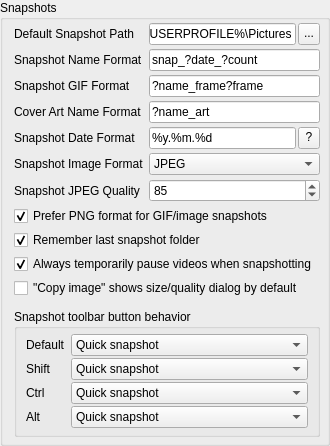
            <widget class="QGroupBox" name="groupBox_3">
             <property name="title">
              <string>Snapshots</string>
             </property>
             <layout class="QVBoxLayout" name="verticalLayout_2">
              <property name="topMargin">
               <number>3</number>
              </property>
              <property name="rightMargin">
               <number>7</number>
              </property>
              <property name="bottomMargin">
               <number>6</number>
              </property>
              <item>
               <layout class="QFormLayout" name="formLayout_4">
                <property name="horizontalSpacing">
                 <number>5</number>
                </property>
                <property name="verticalSpacing">
                 <number>4</number>
                </property>
                <item row="0" column="0">
                 <widget class="QLabel" name="label_4">
                  <property name="toolTip">
                   <string notr="true">The default folder to save quick-snapshots to.</string>
                  </property>
                  <property name="text">
                   <string notr="true">Default Snapshot Path</string>
                  </property>
                 </widget>
                </item>
                <item row="0" column="1">
                 <layout class="QHBoxLayout" name="horizontalLayout_5">
                  <property name="spacing">
                   <number>2</number>
                  </property>
                  <item>
                   <widget class="QLineEdit" name="lineDefaultSnapshotPath">
                    <property name="text">
                     <string>%USERPROFILE%\Pictures</string>
                    </property>
                    <property name="placeholderText">
                     <string notr="true">Same as source media</string>
                    </property>
                   </widget>
                  </item>
                  <item>
                   <widget class="QPushButton" name="buttonBrowseDefaultSnapshotPath">
                    <property name="minimumSize">
                     <size>
                      <width>22</width>
                      <height>22</height>
                     </size>
                    </property>
                    <property name="toolTip">
                     <string notr="true">Refresh theme list</string>
                    </property>
                    <property name="styleSheet">
                     <string notr="true">QPushButton { padding-bottom: 3px; }</string>
                    </property>
                    <property name="text">
                     <string notr="true">...</string>
                    </property>
                   </widget>
                  </item>
                 </layout>
                </item>
                <item row="1" column="0">
                 <widget class="QLabel" name="label_47">
                  <property name="toolTip">
                   <string>The format to use for naming snapshots. The following variables are replaced with their corresponding values:

?name	The name (path not included) of the video/image/cover art being snapshotted.
?date	The timestamp of the snapshot. See &quot;Snapshot Date Format&quot; for more details.
?frame	The frame number that was snapshotted.
?framecount	The total number of frames in the media that was snapshotted.
?count	A number to be used to create unique filenames. If this variable is used, it will always be included,
	even if the snapshot name is unique. If not specified and name is not unique, default Windows-naming
	conventions will be used: &quot;base (count).extension&quot;</string>
                  </property>
                  <property name="text">
                   <string>Snapshot Name Format</string>
                  </property>
                 </widget>
                </item>
                <item row="1" column="1">
                 <widget class="QLineEdit" name="lineSnapshotNameFormat">
                  <property name="toolTip">
                   <string>The format to use for naming snapshots. The following variables are replaced with their corresponding values:

?name	The name (path not included) of the video/image/cover art being snapshotted.
?date	The timestamp of the snapshot. See &quot;Snapshot Date Format&quot; for more details.
?frame	The frame number that was snapshotted.
?framecount	The total number of frames in the media that was snapshotted.
?count	A number to be used to create unique filenames. If this variable is used, it will always be included,
	even if the snapshot name is unique. If not specified and name is not unique, default Windows-naming
	conventions will be used: &quot;base (count).extension&quot;</string>
                  </property>
                  <property name="text">
                   <string>snap_?date_?count</string>
                  </property>
                  <property name="placeholderText">
                   <string>snap_?date_?count</string>
                  </property>
                 </widget>
                </item>
                <item row="2" column="0">
                 <widget class="QLabel" name="label_54">
                  <property name="toolTip">
                   <string>The format to use for naming snapshots of GIFs.
See &quot;Snapshot Name Format&quot; for more details.</string>
                  </property>
                  <property name="text">
                   <string>Snapshot GIF Format</string>
                  </property>
                 </widget>
                </item>
                <item row="2" column="1">
                 <widget class="QLineEdit" name="lineSnapshotGifFormat">
                  <property name="toolTip">
                   <string>The format to use for naming snapshots of GIFs.
See &quot;Snapshot Name Format&quot; for more details.</string>
                  </property>
                  <property name="text">
                   <string>?name_frame?frame</string>
                  </property>
                  <property name="placeholderText">
                   <string>Use default name format</string>
                  </property>
                 </widget>
                </item>
                <item row="3" column="0">
                 <widget class="QLabel" name="label_55">
                  <property name="toolTip">
                   <string>The format to use for saving cover art. See
&quot;Snapshot Name Format&quot; for more details.</string>
                  </property>
                  <property name="text">
                   <string>Cover Art Name Format</string>
                  </property>
                 </widget>
                </item>
                <item row="3" column="1">
                 <widget class="QLineEdit" name="lineSnapshotArtFormat">
                  <property name="toolTip">
                   <string>The format to use for saving cover art. See
&quot;Snapshot Name Format&quot; for more details.</string>
                  </property>
                  <property name="text">
                   <string>?name_art</string>
                  </property>
                  <property name="placeholderText">
                   <string>Use default name format</string>
                  </property>
                 </widget>
                </item>
                <item row="4" column="0">
                 <widget class="QLabel" name="label_45">
                  <property name="toolTip">
                   <string>The format to use for the ?date variable in snapshot names.
Formatting is based on strftime formatting. Hover over the ?
button to see most (but not all) of the available format codes.</string>
                  </property>
                  <property name="text">
                   <string>Snapshot Date Format</string>
                  </property>
                 </widget>
                </item>
                <item row="4" column="1">
                 <layout class="QHBoxLayout" name="horizontalLayout_7">
                  <property name="spacing">
                   <number>2</number>
                  </property>
                  <item>
                   <widget class="QLineEdit" name="lineSnapshotDateFormat">
                    <property name="text">
                     <string>%y.%m.%d</string>
                    </property>
                    <property name="placeholderText">
                     <string>%y.%m.%d</string>
                    </property>
                   </widget>
                  </item>
                  <item>
                   <widget class="QPushButton" name="buttonSnapshotDateHelp">
                    <property name="minimumSize">
                     <size>
                      <width>22</width>
                      <height>22</height>
                     </size>
                    </property>
                    <property name="toolTip">
                     <string notr="true">https://strftime.org/

%a 	Sun 	Weekday as locale’s abbreviated name.
%A 	Sunday 	Weekday as locale’s full name.
%w 	0 	Weekday as a decimal number, where 0 is Sunday and 6 is Saturday.
%d 	08 	Day of the month as a zero-padded decimal number.
%#d 	8 	Day of the month as a decimal number. (Platform specific: #/-)
%b 	Sep 	Month as locale’s abbreviated name.
%B 	September 	Month as locale’s full name.
%m 	09 	Month as a zero-padded decimal number.
%#m 	9 	Month as a decimal number. (Platform specific: #/-)
%y 	13 	Year without century as a zero-padded decimal number.
%Y 	2013 	Year with century as a decimal number.
%H 	07 	Hour (24-hour clock) as a zero-padded decimal number.
%#H 	7 	Hour (24-hour clock) as a decimal number. (Platform specific: #/-)
%I 	07 	Hour (12-hour clock) as a zero-padded decimal number.
%#I 	7 	Hour (12-hour clock) as a decimal number. (Platform specific: #/-)
%p 	AM 	Locale’s equivalent of either AM or PM.
%M 	06 	Minute as a zero-padded decimal number.
%#M 	6 	Minute as a decimal number. (Platform specific: #/-)
%S 	05 	Second as a zero-padded decimal number.
%#S 	5 	Second as a decimal number. (Platform specific: #/-)
%f 	000000 	Microsecond as a decimal number, zero-padded on the left.
%z 	+0000 	UTC offset in the form ±HHMM[SS[.ffffff]] (empty string if the object is naive).
%Z 	UTC 	Time zone name (empty string if the object is naive).
%j 	251 	Day of the year as a zero-padded decimal number.
%#j 	251 	Day of the year as a decimal number. (Platform specific: #/-)
%c 	Sun Sep 8 07:06:05 2013 	Locale’s appropriate date and time representation.
%x 	09/08/13 		Locale’s appropriate date representation.
%X 	07:06:05 		Locale’s appropriate time representation.
%% 	% 	A literal '%' character.
%U 	36 	Week number of the year (Sunday-Saturday) as a zero padded decimal number.
		All days in a new year preceding the first Sunday are considered to be in week 0.
%W 	35 	Week number of the year (Monday-Sunday) as a decimal number.
		All days in a new year preceding the first Monday are considered to be in week 0.</string>
                    </property>
                    <property name="styleSheet">
                     <string notr="true">QPushButton { padding-bottom: 3px; }</string>
                    </property>
                    <property name="text">
                     <string notr="true">?</string>
                    </property>
                   </widget>
                  </item>
                 </layout>
                </item>
                <item row="6" column="0">
                 <widget class="QLabel" name="label_46">
                  <property name="toolTip">
                   <string>The quality to use for JPEG-format snapshots. Higher is better.</string>
                  </property>
                  <property name="text">
                   <string>Snapshot JPEG Quality</string>
                  </property>
                 </widget>
                </item>
                <item row="6" column="1">
                 <widget class="QSpinBox" name="spinSnapshotJpegQuality">
                  <property name="maximum">
                   <number>100</number>
                  </property>
                  <property name="value">
                   <number>85</number>
                  </property>
                 </widget>
                </item>
                <item row="7" column="0" colspan="2">
                 <widget class="QCheckBox" name="checkSnapshotGifPNG">
                  <property name="toolTip">
                   <string>If checked, snapshots of GIFs and static images (but not
cover art) will default to PNG format, regardless of your
preference. JPEG format can still be used if manually
chosen while doing a regular snapshot.</string>
                  </property>
                  <property name="text">
                   <string>Prefer PNG format for GIF/image snapshots</string>
                  </property>
                  <property name="checked">
                   <bool>true</bool>
                  </property>
                 </widget>
                </item>
                <item row="8" column="0" colspan="2">
                 <widget class="QCheckBox" name="checkSnapshotRemember">
                  <property name="toolTip">
                   <string>If checked, snapshot file-dialogs will default to folders you opened in
other snapshot file-dialogs, as opposed to folders from any file-dialog.</string>
                  </property>
                  <property name="text">
                   <string>Remember last snapshot folder</string>
                  </property>
                  <property name="checked">
                   <bool>true</bool>
                  </property>
                 </widget>
                </item>
                <item row="9" column="0" colspan="2">
                 <widget class="QCheckBox" name="checkSnapshotPause">
                  <property name="toolTip">
                   <string>If checked, doing a quick-snapshot will briefly pause the video
to get the most accurate snapshot to your initial click as possible.
Snapshots using dialogs will pause the video regardless.</string>
                  </property>
                  <property name="text">
                   <string>Always temporarily pause videos when snapshotting</string>
                  </property>
                  <property name="checked">
                   <bool>true</bool>
                  </property>
                 </widget>
                </item>
                <item row="10" column="0" colspan="2">
                 <widget class="QCheckBox" name="checkCopyPrimaryUsesDialog">
                  <property name="toolTip">
                   <string>If checked, clicking &quot;copy image&quot; will show a size/quality
dialog beforehand. Holding shift, ctrl, or alt while clicking
will skip this dialog. Otherwise, it's vice versa.</string>
                  </property>
                  <property name="text">
                   <string>&quot;Copy image&quot; shows size/quality dialog by default</string>
                  </property>
                 </widget>
                </item>
                <item row="12" column="0" colspan="2">
                 <widget class="QGroupBox" name="groupBox_8">
                  <property name="toolTip">
                   <string>Change the behavior of the snapshot toolbar button based
on which, if any, modifiers you're holding while clicking.</string>
                  </property>
                  <property name="title">
                   <string>Snapshot toolbar button behavior</string>
                  </property>
                  <layout class="QFormLayout" name="formLayout_12">
                   <property name="verticalSpacing">
                    <number>2</number>
                   </property>
                   <property name="topMargin">
                    <number>5</number>
                   </property>
                   <property name="bottomMargin">
                    <number>6</number>
                   </property>
                   <item row="0" column="0">
                    <widget class="QLabel" name="label_48">
                     <property name="toolTip">
                      <string>The action to perform when clicking the
snapshot toolbar button without holding
anything.</string>
                     </property>
                     <property name="text">
                      <string>Default</string>
                     </property>
                    </widget>
                   </item>
                   <item row="0" column="1">
                    <widget class="QComboBox" name="comboSnapshotDefault">
                     <property name="toolTip">
                      <string>The action to perform when clicking the
snapshot toolbar button without holding
anything.</string>
                     </property>
                     <property name="currentIndex">
                      <number>0</number>
                     </property>
                     <item>
                      <property name="text">
                       <string>Quick snapshot</string>
                      </property>
                     </item>
                     <item>
                      <property name="text">
                       <string>Snapshot with size/quality dialog</string>
                      </property>
                     </item>
                     <item>
                      <property name="text">
                       <string>Copy image</string>
                      </property>
                     </item>
                     <item>
                      <property name="text">
                       <string>Copy image with size/quality dialog</string>
                      </property>
                     </item>
                     <item>
                      <property name="text">
                       <string>Undo last snapshot</string>
                      </property>
                     </item>
                     <item>
                      <property name="text">
                       <string>Open last snapshot (PyPlayer)</string>
                      </property>
                     </item>
                     <item>
                      <property name="text">
                       <string>Open last snapshot (default)</string>
                      </property>
                     </item>
                     <item>
                      <property name="text">
                       <string>Explore last snapshot location</string>
                      </property>
                     </item>
                     <item>
                      <property name="text">
                       <string>Copy last snapshot path</string>
                      </property>
                     </item>
                     <item>
                      <property name="text">
                       <string>Copy last snapshot file</string>
                      </property>
                     </item>
                     <item>
                      <property name="text">
                       <string>Cut last snapshot file</string>
                      </property>
                     </item>
                     <item>
                      <property name="text">
                       <string>Copy last snapshot image to clipboard</string>
                      </property>
                     </item>
                    </widget>
                   </item>
                   <item row="1" column="0">
                    <widget class="QLabel" name="label_72">
                     <property name="toolTip">
                      <string>The action to perform when clicking the
snapshot toolbar button while holding Shift.</string>
                     </property>
                     <property name="text">
                      <string>Shift</string>
                     </property>
                    </widget>
                   </item>
                   <item row="1" column="1">
                    <widget class="QComboBox" name="comboSnapshotShift">
                     <property name="toolTip">
                      <string>The action to perform when clicking the
snapshot toolbar button while holding Shift.</string>
                     </property>
                     <property name="currentIndex">
                      <number>0</number>
                     </property>
                     <item>
                      <property name="text">
                       <string>Quick snapshot</string>
                      </property>
                     </item>
                     <item>
                      <property name="text">
                       <string>Snapshot with size/quality dialog</string>
                      </property>
                     </item>
                     <item>
                      <property name="text">
                       <string>Copy image</string>
                      </property>
                     </item>
                     <item>
                      <property name="text">
                       <string>Copy image with size/quality dialog</string>
                      </property>
                     </item>
                     <item>
                      <property name="text">
                       <string>Undo last snapshot</string>
                      </property>
                     </item>
                     <item>
                      <property name="text">
                       <string>Open last snapshot (PyPlayer)</string>
                      </property>
                     </item>
                     <item>
                      <property name="text">
                       <string>Open last snapshot (default)</string>
                      </property>
                     </item>
                     <item>
                      <property name="text">
                       <string>Explore last snapshot location</string>
                      </property>
                     </item>
                     <item>
                      <property name="text">
                       <string>Copy last snapshot path</string>
                      </property>
                     </item>
                     <item>
                      <property name="text">
                       <string>Copy last snapshot file</string>
                      </property>
                     </item>
                     <item>
                      <property name="text">
                       <string>Cut last snapshot file</string>
                      </property>
                     </item>
                     <item>
                      <property name="text">
                       <string>Copy last snapshot image to clipboard</string>
                      </property>
                     </item>
                    </widget>
                   </item>
                   <item row="2" column="0">
                    <widget class="QLabel" name="label_75">
                     <property name="toolTip">
                      <string>The action to perform when clicking the
snapshot toolbar button while holding Ctrl.</string>
                     </property>
                     <property name="text">
                      <string>Ctrl</string>
                     </property>
                    </widget>
                   </item>
                   <item row="2" column="1">
                    <widget class="QComboBox" name="comboSnapshotCtrl">
                     <property name="toolTip">
                      <string>The action to perform when clicking the
snapshot toolbar button while holding Ctrl.</string>
                     </property>
                     <property name="currentIndex">
                      <number>0</number>
                     </property>
                     <item>
                      <property name="text">
                       <string>Quick snapshot</string>
                      </property>
                     </item>
                     <item>
                      <property name="text">
                       <string>Snapshot with size/quality dialog</string>
                      </property>
                     </item>
                     <item>
                      <property name="text">
                       <string>Copy image</string>
                      </property>
                     </item>
                     <item>
                      <property name="text">
                       <string>Copy image with size/quality dialog</string>
                      </property>
                     </item>
                     <item>
                      <property name="text">
                       <string>Undo last snapshot</string>
                      </property>
                     </item>
                     <item>
                      <property name="text">
                       <string>Open last snapshot (PyPlayer)</string>
                      </property>
                     </item>
                     <item>
                      <property name="text">
                       <string>Open last snapshot (default)</string>
                      </property>
                     </item>
                     <item>
                      <property name="text">
                       <string>Explore last snapshot location</string>
                      </property>
                     </item>
                     <item>
                      <property name="text">
                       <string>Copy last snapshot path</string>
                      </property>
                     </item>
                     <item>
                      <property name="text">
                       <string>Copy last snapshot file</string>
                      </property>
                     </item>
                     <item>
                      <property name="text">
                       <string>Cut last snapshot file</string>
                      </property>
                     </item>
                     <item>
                      <property name="text">
                       <string>Copy last snapshot image to clipboard</string>
                      </property>
                     </item>
                    </widget>
                   </item>
                   <item row="3" column="0">
                    <widget class="QLabel" name="label_76">
                     <property name="toolTip">
                      <string>The action to perform when clicking the
snapshot toolbar button while holding Alt.</string>
                     </property>
                     <property name="text">
                      <string>Alt</string>
                     </property>
                    </widget>
                   </item>
                   <item row="3" column="1">
                    <widget class="QComboBox" name="comboSnapshotAlt">
                     <property name="toolTip">
                      <string>The action to perform when clicking the
snapshot toolbar button while holding Alt.</string>
                     </property>
                     <property name="currentIndex">
                      <number>0</number>
                     </property>
                     <item>
                      <property name="text">
                       <string>Quick snapshot</string>
                      </property>
                     </item>
                     <item>
                      <property name="text">
                       <string>Snapshot with size/quality dialog</string>
                      </property>
                     </item>
                     <item>
                      <property name="text">
                       <string>Copy image</string>
                      </property>
                     </item>
                     <item>
                      <property name="text">
                       <string>Copy image with size/quality dialog</string>
                      </property>
                     </item>
                     <item>
                      <property name="text">
                       <string>Undo last snapshot</string>
                      </property>
                     </item>
                     <item>
                      <property name="text">
                       <string>Open last snapshot (PyPlayer)</string>
                      </property>
                     </item>
                     <item>
                      <property name="text">
                       <string>Open last snapshot (default)</string>
                      </property>
                     </item>
                     <item>
                      <property name="text">
                       <string>Explore last snapshot location</string>
                      </property>
                     </item>
                     <item>
                      <property name="text">
                       <string>Copy last snapshot path</string>
                      </property>
                     </item>
                     <item>
                      <property name="text">
                       <string>Copy last snapshot file</string>
                      </property>
                     </item>
                     <item>
                      <property name="text">
                       <string>Cut last snapshot file</string>
                      </property>
                     </item>
                     <item>
                      <property name="text">
                       <string>Copy last snapshot image to clipboard</string>
                      </property>
                     </item>
                    </widget>
                   </item>
                  </layout>
                 </widget>
                </item>
                <item row="11" column="0" colspan="2">
                 <spacer name="verticalSpacer">
                  <property name="orientation">
                   <enum>Qt::Vertical</enum>
                  </property>
                  <property name="sizeType">
                   <enum>QSizePolicy::Fixed</enum>
                  </property>
                  <property name="sizeHint" stdset="0">
                   <size>
                    <width>1</width>
                    <height>3</height>
                   </size>
                  </property>
                 </spacer>
                </item>
                <item row="5" column="0">
                 <widget class="QLabel" name="label_65">
                  <property name="text">
                   <string>Snapshot Image Format</string>
                  </property>
                 </widget>
                </item>
                <item row="5" column="1">
                 <widget class="QComboBox" name="comboSnapshotFormat">
                  <property name="currentIndex">
                   <number>1</number>
                  </property>
                  <item>
                   <property name="text">
                    <string>PNG</string>
                   </property>
                  </item>
                  <item>
                   <property name="text">
                    <string>JPEG</string>
                   </property>
                  </item>
                 </widget>
                </item>
               </layout>
              </item>
             </layout>
            </widget>
